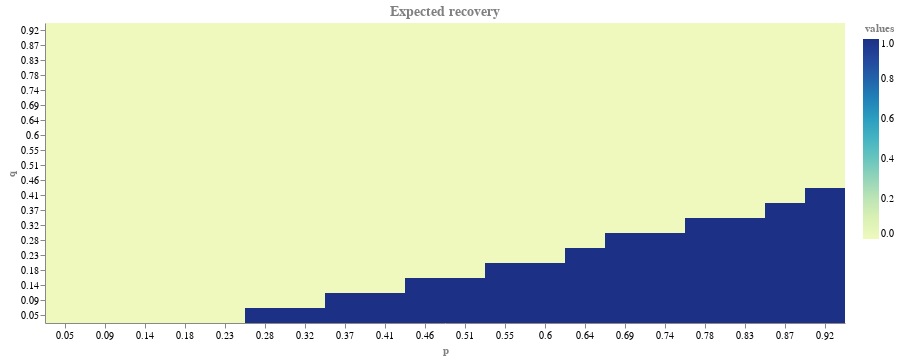

The notebook cell this image was saved under:
### Code cell
chart = alt.Chart(df, width=800, height=300).mark_rect().encode(
            alt.X('p', type='ordinal', sort=alt.EncodingSortField(field='p', order='ascending',), axis=alt.Axis(grid=True)),
            alt.Y('q', type='ordinal', sort=alt.EncodingSortField(field='q', order='descending'), axis=alt.Axis(grid=True)),
            alt.Color('values', type='quantitative', scale=alt.Scale(domain=[0, 1]))
).properties(
    title='Expected recovery'
)
chart = graphic_settings(chart)
chart

### Figure 1 — Vega-Lite specification as saved in the notebook (floating-point values rounded to 4 significant figures; data arrays with more than 128 entries replaced by an {"elided": "..."} marker saying what was removed)
{"config": {"view": {"continuousWidth": 400, "continuousHeight": 300, "strokeOpacity": 0}, "axis": {"grid": false, "gridOpacity": 0.0, "labelColor": "black", "labelFont": "Courier", "titleColor": "gray", "titleFont": "Courier"}, "axisX": {"labelAngle": 0}, "legend": {"labelColor": "black", "labelFont": "Courier", "titleAnchor": "middle", "titleColor": "gray", "titleFont": "Courier"}, "title": {"anchor": "middle", "color": "gray", "font": "Courier", "fontSize": 14}}, "data": {"name": "data-941e7adbf99844c23bd79f61c4bb9719"}, "mark": "rect", "encoding": {"color": {"type": "quantitative", "field": "values", "scale": {"domain": [0, 1]}}, "x": {"type": "ordinal", "axis": {"grid": true}, "field": "p", "sort": {"field": "p", "order": "ascending"}}, "y": {"type": "ordinal", "axis": {"grid": true}, "field": "q", "sort": {"field": "q", "order": "descending"}}}, "height": 300, "title": "Expected recovery", "width": 800, "$schema": "https://vega.github.io/schema/vega-lite/v4.8.1.json", "datasets": {"data-941e7adbf99844c23bd79f61c4bb9719": {"elided": "400 records"}}}
